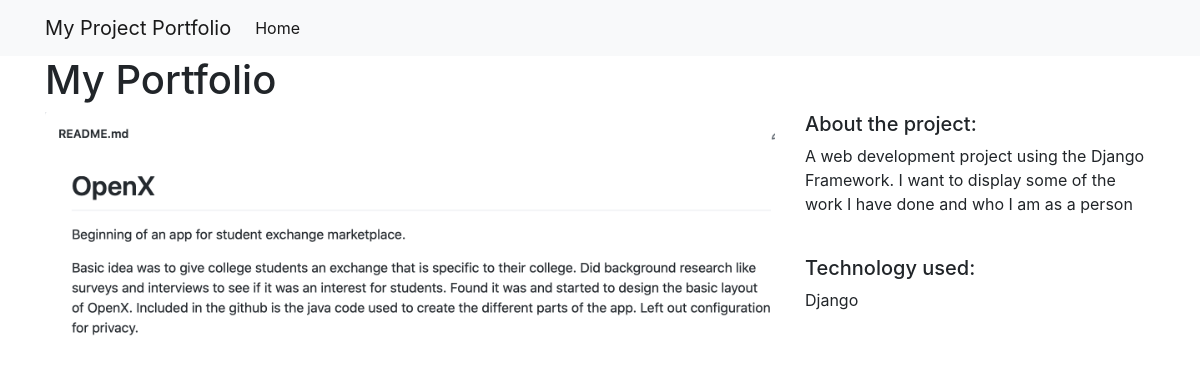
The app's page /projects/2/ with its own data.
### projects/models.py (models this page shows)
class Projects(models.Model):
    title = models.CharField(max_length=100)
    description = models.TextField()
    technology = models.CharField(max_length=20)
    image = models.FilePathField(path='/img')

### projects/views.py (the view)
# urls.py: path("<int:pk>/", views.projects_detail, name="projects_detail"),
def projects_detail(request, pk):
    projects = Projects.objects.get(pk=pk)
    context = {
         'projects': projects
    }
    return render(request, 'projects_detail.html', context)

### projects/templates/projects_detail.html
{% extends "base.html" %}
{% load static %}
{% block page_content %}
<h1>{{ projects.title }}</h1>
<div class="row">
    <div class="col-md-8">
        <img src="{% static projects.image %}" alt="" width="100%">
    </div>
    <div class="col-md-4">
        <h5>About the project:</h5>
        <p>{{ projects.description }}</p>
        <br>
        <h5>Technology used:</h5>
        <p>{{ projects.technology }}</p>
    </div>
</div>
{% endblock %}

### records on screen
Projects: title "My Portfolio", image (picture), description "A web development project using the Django Framework. I want to display some of the work I have done and who I am as a person", technology "Django"
